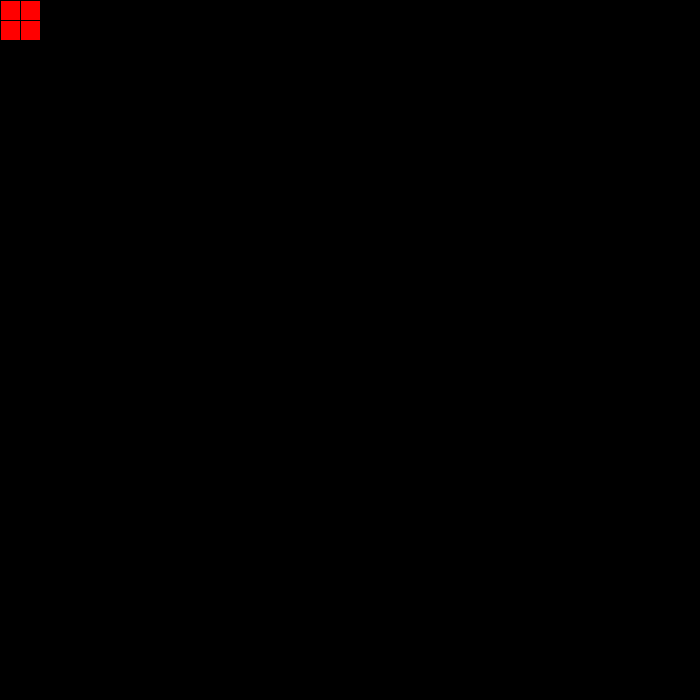
Frame 1 (no input)
Frame 60 (the mouse pressed at the canvas centre just before this capture): identical to frame 1, image omitted
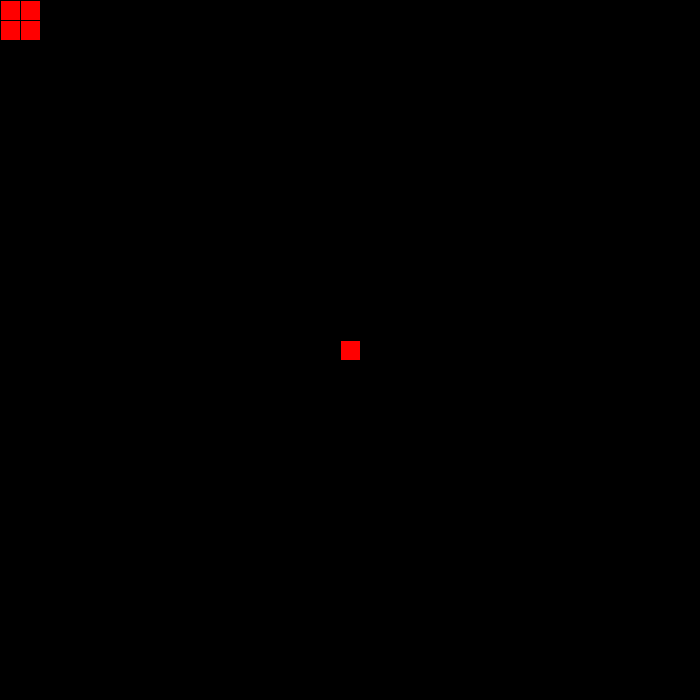
Frame 120 (the mouse held since frame 60 and released just before this capture)

The Processing sketch that drew these frames (run headless with seeded random() and noise(); from frame 60 on, the mouse is pressed at the canvas centre):

// Processing sketch: conway
// ── conway.pde
int rows;
int cols;
int squareSize = 20;
boolean[][] alive;

boolean simulating;

color backgroundColor = color(0, 0, 0);


void setup() {
  size(700, 700);
  background(backgroundColor);
  rows = height / squareSize;
  cols = width / squareSize;
  alive = new boolean[rows][cols];
  simulating = false;
  frameRate(10);
  
  alive[0][0] = true;
  
  alive[1][1] = true;
  alive[0][1] = true;
  alive[1][0] = true;
}

void draw() {
  if (simulating) {
    updateCells();
  }

  background(backgroundColor);
  for (int r = 0; r < rows; r++) {
    for (int c = 0; c < cols; c++) {
      if (alive[r][c]) {
        fill(255, 0, 0);
        rect(r*squareSize, c*squareSize, squareSize, squareSize);
      }
    }
  }
}

void updateCells() {
  boolean[][] temp = new boolean[rows][cols];
  for (int row = 0; row < rows; row++) {
    for (int col = 0; col < cols; col++) {
      int count = countNeighbors(row, col);
      if (alive[row][col]) {
        if (count >= 3 || count == 0) {
          temp[row][col] = false;
        }
      } else {
        if (count == 2) {
          temp[row][col] = true;
        }
      }
    }
  }
  alive = temp;
}

int countNeighbors(int row, int col) {
  int count = 0;
  for (int r = -1; r <= 1; r++) {
    for (int c = -1; c <= 1; c++) {
      if (inBounds(row + r, col + c)) {
        if (alive[row+r][col+c]) {
          count++;
        }
      }
    }
  }
  return count;
}

boolean inBounds(int row, int col) {
  return (row >= 0) && (row < rows) && (col >= 0) && (col < cols);
}

void keyPressed(){
  simulating = !simulating;
}

void mousePressed(){
  alive[(int)mouseX/squareSize][(int)mouseY/squareSize] = !alive[(int)mouseX/squareSize][(int)mouseY/squareSize];
}
